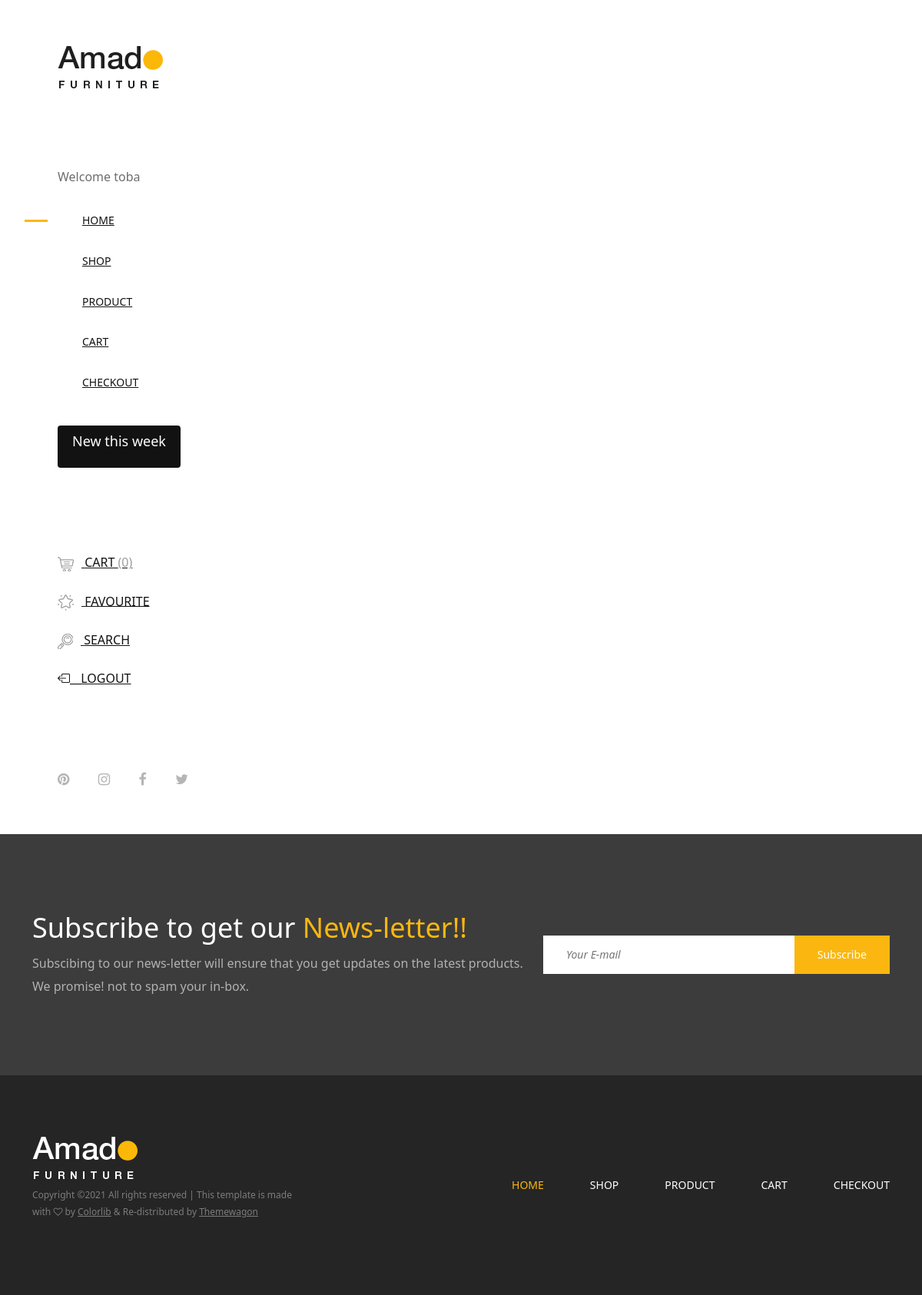
Before: / (signed in) with the older database file.
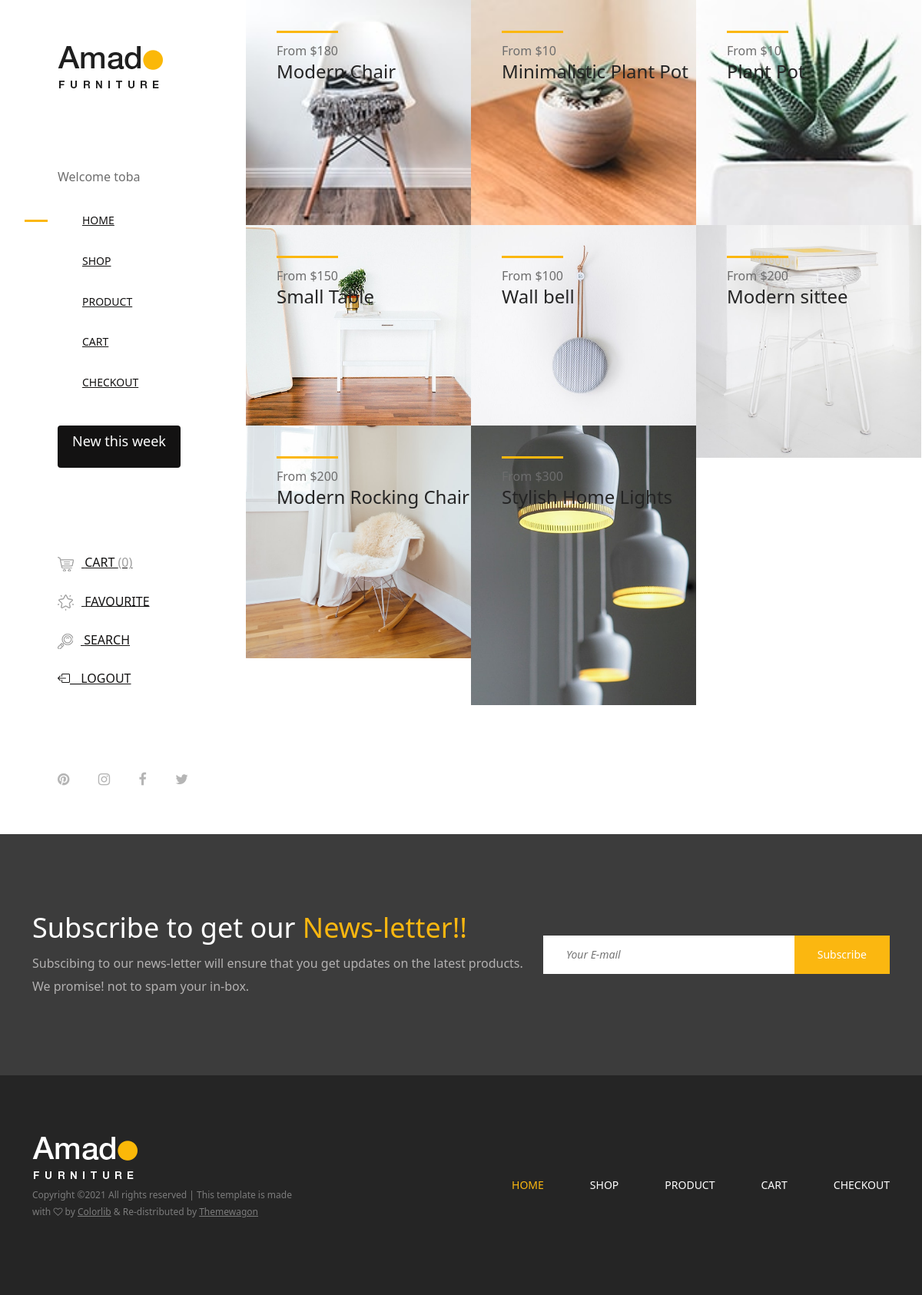
After: the same page with the newer database file.
### main/models.py (models this page shows, shortened)
class Product(models.Model):
    Category_choices = [
    ('chairs', 'chairs'),
    ('beds', 'beds'),
    ('tables', 'tables'),
    ('home_deco', 'home_deco'),
    ('dressings', 'dressings')
]
    name = models.CharField(max_length=100)
    price = models.IntegerField(null=False, blank=False)
    image = models.ImageField(upload_to ='products/')
    category = models.CharField(choices=Category_choices, max_length=50)

### main/views.py (the view)
# urls.py: path('',IndexView.as_view(), name='index'),
class IndexView(LoginRequiredMixin, View):
    def get(self, request, *args, **kwargs):
        products = Product.objects.all()
        context = {
            'products':products,
        }
        return render(request, 'main/index.html', context)

### main/templates/main/index.html
{% extends 'main/base.html' %}
{% block content %}
        <div class="products-catagories-area clearfix">
            <div class="amado-pro-catagory clearfix">
                {% for product in products %}
                <div class="single-products-catagory clearfix">
                    <a href="{% url 'shop' %}">
                        <img src="{{ product.image.url }}" alt="The products image">
                        <div class="hover-content">
                            <div class="line"></div>
                            <p>From ${{ product.price }}</p>
                            <h4>{{ product.name }}</h4>
                        </div>
                    </a>
                </div>
                {% endfor %}
            </div>
        </div>
    </div>
{% endblock content %}

### main/templates/main/base.html (shortened to what this page needs)
{% load static %}
<!DOCTYPE html>
<html lang="en">
<head>
    <link rel="stylesheet" href="{% static 'main/css/core-style.css' %}">
    <link rel="stylesheet" href="{% static 'main/style.css' %}">
    <link href="https://cdn.jsdelivr.net/npm/bootstrap@5.1.3/dist/css/bootstrap.min.css" rel="stylesheet">
    <link rel="stylesheet" href="https://cdn.jsdelivr.net/npm/bootstrap-icons@1.5.0/font/bootstrap-icons.css">
</head>
<body>
    <div class="main-content-wrapper d-flex clearfix">
        <header class="header-area clearfix">
            <div class="logo">
                <a href="index.html"><img src="{% static 'main/img/core-img/logo.png' %}" alt=""></a>
            </div>
            <div>
                {% if user.is_authenticated %}
                    <p>Welcome {{ user.username }}</p>
                {% else %}
                <hr>
                    <p>Please login to view your account</p>
                <hr>
                {% endif %}
            </div>
            <nav class="amado-nav">
                <ul>
                    <li class="active"><a href="{% url 'index' %}">Home</a></li>
                    <li><a href="{% url 'shop' %}">Shop</a></li>
                    <li><a href="product-details.html">Product</a></li>
                    <li><a href="cart.html">Cart</a></li>
                    <li><a href="checkout.html">Checkout</a></li>
                </ul>
            </nav>
            <div class="amado-btn-group mt-30 mb-100">
                <a href="#" class="btn amado-btn active">New this week</a>
            </div>
            <div class="cart-fav-search mb-100">
                <a href="cart.html" class="cart-nav"><img src="{% static 'main/img/core-img/cart.png' %}" alt=""> Cart <span>(0)</span></a>
                <a href="#" class="fav-nav"><img src="{% static 'main/img/core-img/favorites.png' %}" alt=""> Favourite</a>
                <a href="#" class="search-nav"><img src="{% static 'main/img/core-img/search.png' %}" alt=""> Search</a>
                {% if user.is_authenticated %}
                <a href="{% url 'logout' %}"><i class="bi bi-box-arrow-left"></i>__Logout</a>
                {% endif %}
            </div>
            <div class="social-info d-flex justify-content-between">
                <a href="#"><i class="fa fa-pinterest" aria-hidden="true"></i></a>
                <a href="#"><i class="fa fa-instagram" aria-hidden="true"></i></a>
                <a href="#"><i class="fa fa-facebook" aria-hidden="true"></i></a>
                <a href="#"><i class="fa fa-twitter" aria-hidden="true"></i></a>
            </div>
        </header>
        {% block content %}
        {% endblock content %}
<section class="newsletter-area section-padding-100-0">
    <div class="container">
        <div class="row align-items-center">
            <div class="col-12 col-lg-6 col-xl-7">
                <div class="newsletter-text mb-100">
                    <h2>Subscribe to get our <span>News-letter!!</span></h2>
                    <p>Subscibing to our news-letter will ensure that you get updates on the latest products. We promise! not to spam your in-box.</p>
                </div>
            </div>
            <div class="col-12 col-lg-6 col-xl-5">
                <div class="newsletter-form mb-100">
                    <form action="#" method="post">
                        <input type="email" name="email" class="nl-email" placeholder="Your E-mail">
                        <input type="submit" value="Subscribe">
                    </form>
                </div>
            </div>
        </div>
    </div>
</section>
<footer class="footer_area clearfix">
    <div class="container">
        <div class="row align-items-center">
            <div class="col-12 col-lg-4">
                <div class="single_widget_area">
                    <div class="footer-logo mr-50">
                        <a href="{% url 'index' %}"><img src="{% static 'main/img/core-img/logo2.png' %}" alt=""></a>
                    </div>
                    <p class="copywrite">
Copyright &copy;<script>document.write(new Date().getFullYear());</script> All rights reserved | This template is made with <i class="fa fa-heart-o" aria-hidden="true"></i> by <a href="https://colorlib.com" target="_blank">Colorlib</a> & Re-distributed by <a href="https://themewagon.com/" target="_blank">Themewagon</a>
</p>
                </div>
            </div>
            <div class="col-12 col-lg-8">
                <div class="single_widget_area">
                    <div class="footer_menu">
                        <nav class="navbar navbar-expand-lg justify-content-end">
                            <div class="collapse navbar-collapse" id="footerNavContent">
                                <ul class="navbar-nav ml-auto">
                                    <li class="nav-item active">
                                        <a class="nav-link" href="{% url 'index' %}">Home</a>
                                    </li>
                                    <li class="nav-item">
                                        <a class="nav-link" href="{% url 'shop' %}">Shop</a>
                                    </li>
                                    <li class="nav-item">
                                        <a class="nav-link" href="product-details.html">Product</a>
                                    </li>
                                    <li class="nav-item">
                                        <a class="nav-link" href="cart.html">Cart</a>
                                    </li>
                                    <li class="nav-item">
                                        <a class="nav-link" href="checkout.html">Checkout</a>
                                    </li>
                                </ul>
                            </div>
                        </nav>
                    </div>
                </div>
            </div>
        </div>
    </div>
</footer>
</body>
</html>

Changed rows visible on the page:
added Product: image (picture), price "180", name "Modern Chair"
added Product: image (picture), price "10", name "Minimalistic Plant Pot"
added Product: image (picture), price "10", name "Plant Pot"
added Product: image (picture), price "150", name "Small Table"
added Product: image (picture), price "100", name "Wall bell"
added Product: image (picture), price "200", name "Modern sittee"
added Product: image (picture), price "200", name "Modern Rocking Chair"
added Product: image (picture), price "300", name "Stylish Home Lights"
